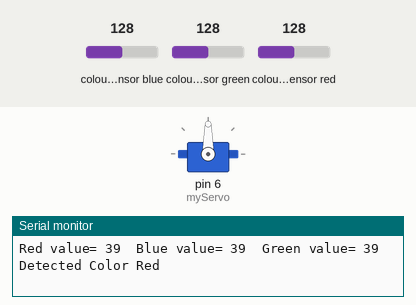
A sketch run on a simulated Arduino Uno, built with avr-gcc and run on an emulated ATmega328P. Shown: servo, the last lines printed to the serial monitor. Wiring (inferred from the names in the program): TCS3200 colour sensor: output pin 12; S2 pin 10; S3 pin 11; S0 pin 8; S1 pin 9. Inputs (shaded band) come from the test bench; at power-on: colour sensor red 128, colour sensor blue 128, colour sensor green 128.

Above: at 1.2 s.
1.3 s: colour sensor red set to 127
At 2.0 s:
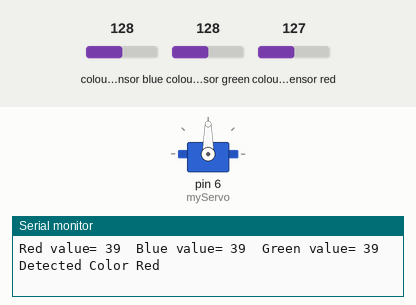
2.8 s: colour sensor red set to 121
At 5.0 s:
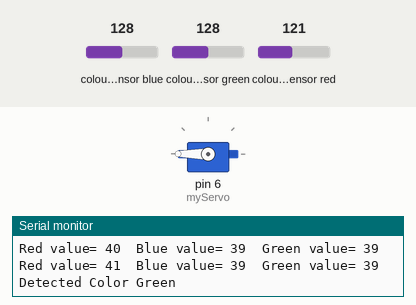
5.8 s: colour sensor blue set to 67
8.7 s: colour sensor blue set to 58
At 9.6 s:
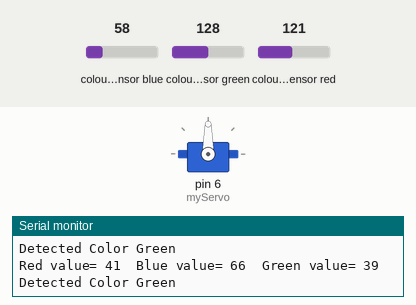
10.2 s: colour sensor blue set to 64
At 12.2 s:
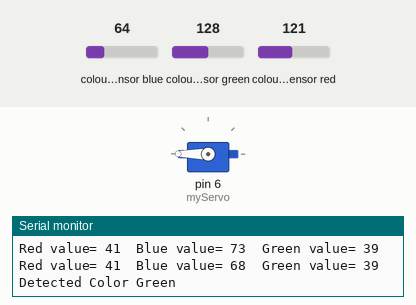
Timing chart, 0 to 13.9 s (numbered marks = the images above; inputs shaded):
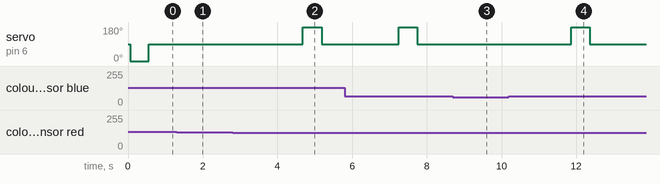

The sketch:

MECH488_Color.ino
```cpp
#include <Servo.h>  // Include the Servo library

#define s0 8
#define s1 9
#define s2 10
#define s3 11
#define out 12

int data = 0;

Servo myServo;  // Create a Servo object

void setup()
{
   pinMode(s0, OUTPUT);
   pinMode(s1, OUTPUT);
   pinMode(s2, OUTPUT);
   pinMode(s3, OUTPUT);
   pinMode(out, INPUT);

   Serial.begin(9600);

   digitalWrite(s0, HIGH);
   digitalWrite(s1, HIGH);

   myServo.attach(6);     // Attach the servo signal wire to pin 6
   myServo.write(90);     // Start centered (90 degrees)
}

void loop()
{
   int redValue, blueValue, greenValue;

   digitalWrite(s2, LOW);
   digitalWrite(s3, LOW);
   Serial.print("Red value= ");
   redValue = GetData();        // Save red value

   digitalWrite(s2, LOW);
   digitalWrite(s3, HIGH);
   Serial.print("Blue value= ");
   blueValue = GetData();       // Save blue value

   digitalWrite(s2, HIGH);
   digitalWrite(s3, HIGH);
   Serial.print("Green value= ");
   greenValue = GetData();      // Save green value

   Serial.println();

   // === Servo Control directly with conditions ===
   if (redValue < 40 && blueValue < 70) {
     // This is Color A condition , COLOR A is RED: (26,58,62)
     Serial.println("Detected Color Red");
     myServo.write(0);  // Turn left 45 degrees
     delay(500);
     myServo.write(90);  // Return to neutral
   }
   else if (redValue > 40 && blueValue < 70) {
     // This is Color B condition , COLOR B is GREEN: (55,60,55)
     Serial.println("Detected Color Green");
     myServo.write(180);  // Turn right 45 degrees
     delay(500);
     myServo.write(90);  // Return to neutral
   }
   else {
     // Neither color detected
     myServo.write(90);       // Stay centered
   }

   delay(2000);
}

int GetData() {
   data = pulseIn(out, LOW);
   Serial.print(data);
   Serial.print("\t");
   delay(20);
   return data;
}
```

Measured:
- the behaviour switches between 125 and 124 on colour sensor red (found by bisection; images 1 and 2)
- the behaviour switches between 63 and 62 on colour sensor blue (found by bisection; images 2 and 3)
- after the input at 1.3 s, servo on pin 6 (myServo): stays 90° (without the input it goes to 0° after 1.3 s)
- after the input at 2.8 s, servo on pin 6 (myServo): 90° → 180° after 1.9 s, → 90° 0.50 s later
- after the input at 8.7 s, servo on pin 6 (myServo): stays 90° (without the input it goes to 180° after 1.1 s)
- after the input at 10.2 s, servo on pin 6 (myServo): 90° → 180° after 1.7 s, → 90° 0.50 s later
